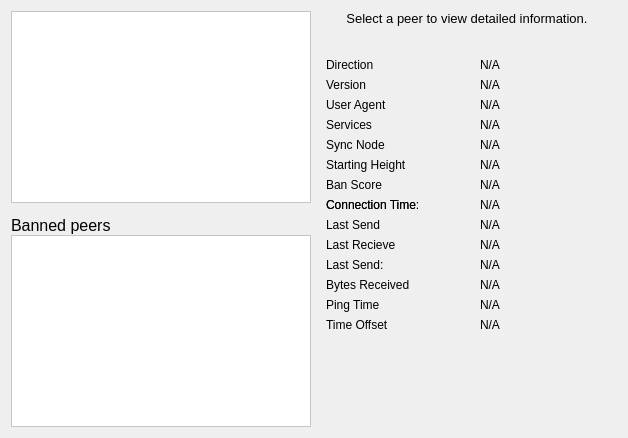
     <widget class="QWidget" name="tab_peers">
      <attribute name="title">
       <string>&amp;Peers</string>
      </attribute>
      <layout class="QGridLayout" name="gridLayout_2">
       <item row="0" column="0" rowspan="2">
        <layout class="QVBoxLayout" name="verticalLayout_101">
         <property name="spacing">
          <number>0</number>
         </property>
         <item>
          <widget class="QTableView" name="peerWidget">
           <property name="styleSheet">
            <string notr="true">background-color: rgb(255, 255, 255);
color: rgb(0, 0, 0);</string>
           </property>
           <property name="horizontalScrollBarPolicy">
            <enum>Qt::ScrollBarAsNeeded</enum>
           </property>
           <property name="sortingEnabled">
            <bool>true</bool>
           </property>
           <attribute name="horizontalHeaderHighlightSections">
            <bool>false</bool>
           </attribute>
          </widget>
         </item>
         <item>
          <widget class="QLabel" name="banHeading">
           <property name="sizePolicy">
            <sizepolicy hsizetype="Preferred" vsizetype="Minimum">
             <horstretch>0</horstretch>
             <verstretch>0</verstretch>
            </sizepolicy>
           </property>
           <property name="minimumSize">
            <size>
             <width>300</width>
             <height>32</height>
            </size>
           </property>
           <property name="maximumSize">
            <size>
             <width>16777215</width>
             <height>32</height>
            </size>
           </property>
           <property name="font">
            <font>
             <pointsize>12</pointsize>
            </font>
           </property>
           <property name="cursor">
            <cursorShape>IBeamCursor</cursorShape>
           </property>
           <property name="text">
            <string>Banned peers</string>
           </property>
           <property name="alignment">
            <set>Qt::AlignBottom|Qt::AlignLeading|Qt::AlignLeft</set>
           </property>
           <property name="wordWrap">
            <bool>true</bool>
           </property>
           <property name="textInteractionFlags">
            <set>Qt::NoTextInteraction</set>
           </property>
          </widget>
         </item>
         <item>
          <widget class="QTableView" name="banlistWidget">
           <property name="sizePolicy">
            <sizepolicy hsizetype="Expanding" vsizetype="Expanding">
             <horstretch>0</horstretch>
             <verstretch>0</verstretch>
            </sizepolicy>
           </property>
           <property name="styleSheet">
            <string notr="true">background-color: rgb(255, 255, 255);
color: rgb(0, 0, 0);</string>
           </property>
           <property name="horizontalScrollBarPolicy">
            <enum>Qt::ScrollBarAsNeeded</enum>
           </property>
           <property name="sortingEnabled">
            <bool>true</bool>
           </property>
           <attribute name="horizontalHeaderHighlightSections">
            <bool>false</bool>
           </attribute>
          </widget>
         </item>
        </layout>
       </item>
       <item row="0" column="1">
        <widget class="QLabel" name="peerHeading">
         <property name="sizePolicy">
          <sizepolicy hsizetype="Preferred" vsizetype="Minimum">
           <horstretch>0</horstretch>
           <verstretch>0</verstretch>
          </sizepolicy>
         </property>
         <property name="minimumSize">
          <size>
           <width>300</width>
           <height>32</height>
          </size>
         </property>
         <property name="font">
          <font>
           <pointsize>10</pointsize>
          </font>
         </property>
         <property name="cursor">
          <cursorShape>IBeamCursor</cursorShape>
         </property>
         <property name="text">
          <string>Select a peer to view detailed information.</string>
         </property>
         <property name="alignment">
          <set>Qt::AlignHCenter|Qt::AlignTop</set>
         </property>
         <property name="wordWrap">
          <bool>true</bool>
         </property>
         <property name="textInteractionFlags">
          <set>Qt::LinksAccessibleByMouse|Qt::TextSelectableByKeyboard|Qt::TextSelectableByMouse</set>
         </property>
        </widget>
       </item>
       <item row="1" column="1">
        <widget class="QWidget" name="detailWidget" native="true">
         <property name="minimumSize">
          <size>
           <width>300</width>
           <height>0</height>
          </size>
         </property>
         <layout class="QGridLayout" name="gridLayout_3">
          <item row="0" column="0">
           <widget class="QLabel" name="label_23">
            <property name="text">
             <string>Direction</string>
            </property>
           </widget>
          </item>
          <item row="0" column="2">
           <widget class="QLabel" name="peerDirection">
            <property name="cursor">
             <cursorShape>IBeamCursor</cursorShape>
            </property>
            <property name="text">
             <string>N/A</string>
            </property>
            <property name="textFormat">
             <enum>Qt::PlainText</enum>
            </property>
            <property name="textInteractionFlags">
             <set>Qt::LinksAccessibleByMouse|Qt::TextSelectableByKeyboard|Qt::TextSelectableByMouse</set>
            </property>
           </widget>
          </item>
          <item row="1" column="0">
           <widget class="QLabel" name="label_21">
            <property name="text">
             <string>Version</string>
            </property>
           </widget>
          </item>
          <item row="2" column="0">
           <widget class="QLabel" name="label_28">
            <property name="cursor">
             <cursorShape>IBeamCursor</cursorShape>
            </property>
            <property name="text">
             <string>User Agent</string>
            </property>
            <property name="textFormat">
             <enum>Qt::PlainText</enum>
            </property>
            <property name="textInteractionFlags">
             <set>Qt::LinksAccessibleByMouse|Qt::TextSelectableByKeyboard|Qt::TextSelectableByMouse</set>
            </property>
           </widget>
          </item>
          <item row="2" column="2">
           <widget class="QLabel" name="peerSubversion">
            <property name="cursor">
             <cursorShape>IBeamCursor</cursorShape>
            </property>
            <property name="text">
             <string>N/A</string>
            </property>
            <property name="textFormat">
             <enum>Qt::PlainText</enum>
            </property>
            <property name="textInteractionFlags">
             <set>Qt::LinksAccessibleByMouse|Qt::TextSelectableByKeyboard|Qt::TextSelectableByMouse</set>
            </property>
           </widget>
          </item>
          <item row="3" column="0">
           <widget class="QLabel" name="label_4">
            <property name="text">
             <string>Services</string>
            </property>
           </widget>
          </item>
          <item row="3" column="2">
           <widget class="QLabel" name="peerServices">
            <property name="cursor">
             <cursorShape>IBeamCursor</cursorShape>
            </property>
            <property name="text">
             <string>N/A</string>
            </property>
            <property name="textFormat">
             <enum>Qt::PlainText</enum>
            </property>
            <property name="textInteractionFlags">
             <set>Qt::LinksAccessibleByMouse|Qt::TextSelectableByKeyboard|Qt::TextSelectableByMouse</set>
            </property>
           </widget>
          </item>
          <item row="8" column="0">
           <widget class="QLabel" name="label_22">
            <property name="text">
             <string>Connection Time:</string>
            </property>
           </widget>
          </item>
          <item row="4" column="0">
           <widget class="QLabel" name="label_25">
            <property name="text">
             <string>Sync Node</string>
            </property>
           </widget>
          </item>
          <item row="4" column="2">
           <widget class="QLabel" name="peerSyncNode">
            <property name="cursor">
             <cursorShape>IBeamCursor</cursorShape>
            </property>
            <property name="text">
             <string>N/A</string>
            </property>
            <property name="textFormat">
             <enum>Qt::PlainText</enum>
            </property>
            <property name="textInteractionFlags">
             <set>Qt::LinksAccessibleByMouse|Qt::TextSelectableByKeyboard|Qt::TextSelectableByMouse</set>
            </property>
           </widget>
          </item>
          <item row="5" column="0">
           <widget class="QLabel" name="label_29">
            <property name="text">
             <string>Starting Height</string>
            </property>
           </widget>
          </item>
          <item row="5" column="2">
           <widget class="QLabel" name="peerHeight">
            <property name="cursor">
             <cursorShape>IBeamCursor</cursorShape>
            </property>
            <property name="text">
             <string>N/A</string>
            </property>
            <property name="textFormat">
             <enum>Qt::PlainText</enum>
            </property>
            <property name="textInteractionFlags">
             <set>Qt::LinksAccessibleByMouse|Qt::TextSelectableByKeyboard|Qt::TextSelectableByMouse</set>
            </property>
           </widget>
          </item>
          <item row="7" column="0">
           <widget class="QLabel" name="label_24">
            <property name="text">
             <string>Ban Score</string>
            </property>
           </widget>
          </item>
          <item row="7" column="2">
           <widget class="QLabel" name="peerBanScore">
            <property name="cursor">
             <cursorShape>IBeamCursor</cursorShape>
            </property>
            <property name="text">
             <string>N/A</string>
            </property>
            <property name="textFormat">
             <enum>Qt::PlainText</enum>
            </property>
            <property name="textInteractionFlags">
             <set>Qt::LinksAccessibleByMouse|Qt::TextSelectableByKeyboard|Qt::TextSelectableByMouse</set>
            </property>
           </widget>
          </item>
          <item row="8" column="0">
           <widget class="QLabel" name="label_22">
            <property name="text">
             <string>Connection Time</string>
            </property>
           </widget>
          </item>
          <item row="8" column="2">
           <widget class="QLabel" name="peerConnTime">
            <property name="cursor">
             <cursorShape>IBeamCursor</cursorShape>
            </property>
            <property name="text">
             <string>N/A</string>
            </property>
            <property name="textFormat">
             <enum>Qt::PlainText</enum>
            </property>
            <property name="textInteractionFlags">
             <set>Qt::LinksAccessibleByMouse|Qt::TextSelectableByKeyboard|Qt::TextSelectableByMouse</set>
            </property>
           </widget>
          </item>
          <item row="9" column="0">
           <widget class="QLabel" name="label_15">
            <property name="text">
             <string>Last Send</string>
            </property>
           </widget>
          </item>
          <item row="9" column="2">
           <widget class="QLabel" name="peerLastSend">
            <property name="cursor">
             <cursorShape>IBeamCursor</cursorShape>
            </property>
            <property name="text">
             <string>N/A</string>
            </property>
            <property name="textFormat">
             <enum>Qt::PlainText</enum>
            </property>
            <property name="textInteractionFlags">
             <set>Qt::LinksAccessibleByMouse|Qt::TextSelectableByKeyboard|Qt::TextSelectableByMouse</set>
            </property>
           </widget>
          </item>
          <item row="10" column="0">
           <widget class="QLabel" name="label_19">
            <property name="text">
             <string>Last Recieve</string>
            </property>
           </widget>
          </item>
          <item row="10" column="2">
           <widget class="QLabel" name="peerLastRecv">
            <property name="cursor">
             <cursorShape>IBeamCursor</cursorShape>
            </property>
            <property name="text">
             <string>N/A</string>
            </property>
            <property name="textFormat">
             <enum>Qt::PlainText</enum>
            </property>
            <property name="textInteractionFlags">
             <set>Qt::LinksAccessibleByMouse|Qt::TextSelectableByKeyboard|Qt::TextSelectableByMouse</set>
            </property>
           </widget>
          </item>
          <item row="11" column="0">
           <widget class="QLabel" name="label_18">
            <property name="text">
             <string>Last Send:</string>
            </property>
           </widget>
          </item>
          <item row="11" column="2">
           <widget class="QLabel" name="peerBytesSent">
            <property name="cursor">
             <cursorShape>IBeamCursor</cursorShape>
            </property>
            <property name="text">
             <string>N/A</string>
            </property>
            <property name="textFormat">
             <enum>Qt::PlainText</enum>
            </property>
            <property name="textInteractionFlags">
             <set>Qt::LinksAccessibleByMouse|Qt::TextSelectableByKeyboard|Qt::TextSelectableByMouse</set>
            </property>
           </widget>
          </item>
          <item row="12" column="0">
           <widget class="QLabel" name="label_20">
            <property name="text">
             <string>Bytes Received</string>
            </property>
           </widget>
          </item>
          <item row="12" column="2">
           <widget class="QLabel" name="peerBytesRecv">
            <property name="cursor">
             <cursorShape>IBeamCursor</cursorShape>
            </property>
            <property name="text">
             <string>N/A</string>
            </property>
            <property name="textFormat">
             <enum>Qt::PlainText</enum>
            </property>
            <property name="textInteractionFlags">
             <set>Qt::LinksAccessibleByMouse|Qt::TextSelectableByKeyboard|Qt::TextSelectableByMouse</set>
            </property>
           </widget>
          </item>
          <item row="13" column="0">
           <widget class="QLabel" name="label_26">
            <property name="text">
             <string>Ping Time</string>
            </property>
           </widget>
          </item>
          <item row="13" column="2">
           <widget class="QLabel" name="peerPingTime">
            <property name="cursor">
             <cursorShape>IBeamCursor</cursorShape>
            </property>
            <property name="text">
             <string>N/A</string>
            </property>
            <property name="textFormat">
             <enum>Qt::PlainText</enum>
            </property>
            <property name="textInteractionFlags">
             <set>Qt::LinksAccessibleByMouse|Qt::TextSelectableByKeyboard|Qt::TextSelectableByMouse</set>
            </property>
           </widget>
          </item>
          <item row="14" column="0">
           <widget class="QLabel" name="label_timeoffset">
            <property name="text">
             <string>Time Offset</string>
            </property>
           </widget>
          </item>
          <item row="14" column="2">
           <widget class="QLabel" name="timeoffset">
            <property name="cursor">
             <cursorShape>IBeamCursor</cursorShape>
            </property>
            <property name="text">
             <string>N/A</string>
            </property>
            <property name="textFormat">
             <enum>Qt::PlainText</enum>
            </property>
            <property name="textInteractionFlags">
             <set>Qt::LinksAccessibleByMouse|Qt::TextSelectableByKeyboard|Qt::TextSelectableByMouse</set>
            </property>
           </widget>
          </item>
          <item row="15" column="1">
           <spacer name="verticalSpacer_3">
            <property name="orientation">
             <enum>Qt::Vertical</enum>
            </property>
            <property name="sizeHint" stdset="0">
             <size>
              <width>20</width>
              <height>40</height>
             </size>
            </property>
           </spacer>
          </item>
          <item row="1" column="2">
           <widget class="QLabel" name="peerVersion">
            <property name="text">
             <string>N/A</string>
            </property>
           </widget>
          </item>
         </layout>
        </widget>
       </item>
      </layout>
     </widget>
